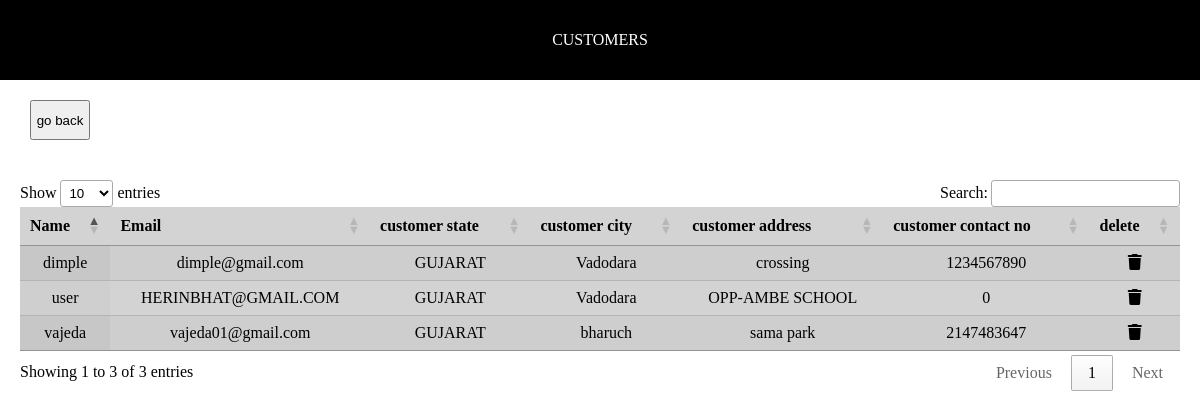
Screenshot of /admin_area/viewcustomer.php with the database file from the repository.
### tables this page shows
CREATE TABLE `customer` (
  `customer_id` int(10) NOT NULL,
  `customer_name` varchar(100) NOT NULL,
  `customer_email` varchar(100) NOT NULL,
  `customer_pass` varchar(100) NOT NULL,
  `customer_state` text NOT NULL,
  `customer_city` text NOT NULL,
  `customer_contact` int(10) NOT NULL,
  `customer_address` text NOT NULL,
  `customer_ip` int(100) NOT NULL
);

### admin_area/viewcustomer.php (the view, shortened to what this page needs)
<?php
include('includes/db.php');
?>
<!DOCTYPE html>
<html lang="en">
<head>
    <link rel="stylesheet" href="https://cdn.datatables.net/1.11.5/css/jquery.dataTables.min.css">
    <link rel="stylesheet" href="https://cdnjs.cloudflare.com/ajax/libs/font-awesome/6.0.0-beta2/css/all.min.css">
</head>
<body>
<div class="title">
  <p>
  CUSTOMERS
  </p>
</div>
<div class="title-home">
 <button><a href="dashboard.php">go back</a></button>
</div>
<div class="conatiner">
<table id="example" class="display" style="width:100%">
        <thead>
            <tr>
                <th>Name</th>
                <th>Email</th>
                <th>customer state</th>
                <th>customer city</th>
                <th>customer address</th>
                <th>customer contact no</th>
                <th>delete</th>
            </tr>
        </thead>
        <tbody>
        <?php
$customer_details="SELECT * from customer  ";
$run_customer_details=mysqli_query($conn,$customer_details);
while($fetch_customer=mysqli_fetch_array($run_customer_details)){
$customer_id=$fetch_customer['customer_id'];
$customer_name=$fetch_customer['customer_name'];
$customer_email=$fetch_customer['customer_email'];
$customer_state=$fetch_customer['customer_state'];
$customer_city=$fetch_customer['customer_city'];
$customer_address=$fetch_customer['customer_address'];
$customer_contact=$fetch_customer['customer_contact'];
?>
            <tr align=center>
                <td><?php echo  $customer_name ; ?></td>
                <td><?php echo  $customer_email ; ?></td>
                <td><?php echo  $customer_state ; ?></td>
                <td><?php echo  $customer_city ; ?></td>
                <td><?php echo  $customer_address; ?></td>
                <td><?php echo  $customer_contact ; ?></td>
                <td><a href="viewcustomer.php?customer_id=<?php echo $customer_id ; ?>" style="color:black;"><i class="fa-solid fa-trash"></i></a></td>
            </tr>
 <?php
}
?>
        </tbody>
    </table>
    </div>
</body>
</html>

### admin_area/viewcustomer.php (style rules this page uses)
* { box-sizing:border-box; margin:0; padding:0; }
.conatiner { margin:20px; }
.display { background-color:lightgrey; width: 100vw; }
.title { width: 100%; height:5rem; color:white; background-color:black; display:flex; justify-content:center; align-items:center; }
.title-home { width: 100%; height:5rem; color:white; margin-left:30px; display:flex; justify-content:flex-start; align-items:center; }
.title-home button { height:50%; width: 5%; }
.title-home a { text-decoration:none; color:black; }

### rows the page displays
customer: customer_name "user", customer_email "HERINBHAT@GMAIL.COM", customer_state "GUJARAT", customer_city "Vadodara", customer_address "OPP-AMBE SCHOOL", customer_contact "0"
customer: customer_name "dimple", customer_email "dimple@gmail.com", customer_state "GUJARAT", customer_city "Vadodara", customer_address "crossing", customer_contact "1234567890"
customer: customer_name "vajeda", customer_email "vajeda01@gmail.com", customer_state "GUJARAT", customer_city "bharuch", customer_address "sama park", customer_contact "2147483647"
